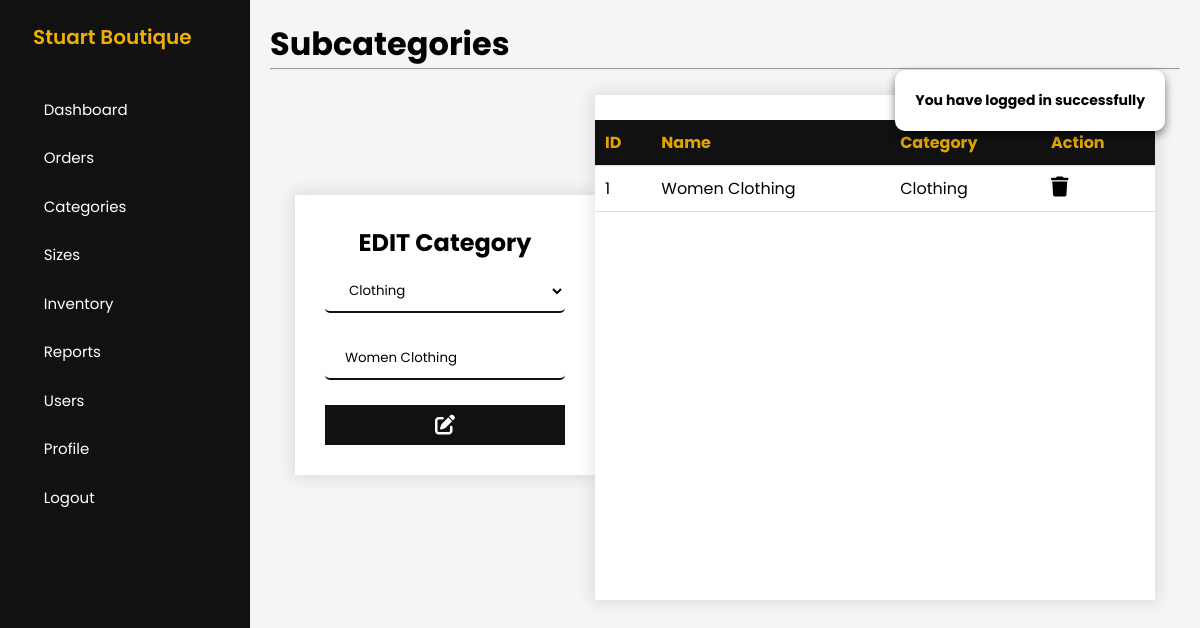
Screenshot of /admin/edit-subcategories.php?updateID=1 (signed in) with the database file from the repository.
### tables this page shows
CREATE TABLE `subcategories` (
  `subcategoryID` int(11) NOT NULL,
  `subcategoryName` varchar(255) NOT NULL,
  `categoryID` int(11) NOT NULL
);

CREATE TABLE `categories` (
  `categoryID` int(11) NOT NULL,
  `categoryName` varchar(255) NOT NULL
);

### config/DatabaseConnection.php (called while the page is built, shortened)
<?php
    class DatabaseConnection
    {
        public function __construct()
        {
            $this->conn = new mysqli(HOSTNAME,USERNAME,PASSWORD,DATABASE);
        }
    }
?>

### admin/controllers/SubcategoriesController.php (called while the page is built, shortened)
<?php
    class SubcategoriesController
    {
        private $conn;
        public function __construct()
        {
            $db = new DatabaseConnection;
            $this->conn = $db->conn;
        }
        public function rows($row)
        {
            return $data = [
                'id' => $row['subcategoryID'],
                'name' => $row['subcategoryName'],
                'categoryID' => $row['categoryID'],
                'categoryName' => $row['categoryName']
            ];
        }
        public function exact($updateID)
        {
            $checkDataQuery = "
                SELECT subcategories.*, categories.categoryName
                FROM subcategories
                INNER JOIN categories
                ON subcategories.categoryID = categories.categoryID
                WHERE subcategoryID='$updateID'
                LIMIT 1
            ";
            $result = $this->conn->query($checkDataQuery);
            if($result->num_rows == 1){
                return $result;
            }else{
                return false;
            }
        }
        public function getExact($id)
        {
            $getDataQuery = "
                SELECT subcategories.*, categories.categoryName
                FROM subcategories
                INNER JOIN categories
                ON subcategories.categoryID = categories.categoryID
                WHERE subcategoryID='$id'
                LIMIT 1
            ";
            $result = $this->conn->query($getDataQuery);
            if($result->num_rows == 1){
                return $result;
            }else{
                return false;
            }
        }
    }
?>

### admin/controllers/CategoriesController.php (called while the page is built, shortened)
<?php
    class CategoriesController
    {
        private $conn;
        public function __construct()
        {
            $db = new DatabaseConnection;
            $this->conn = $db->conn;
        }
        public function rows($row)
        {
            return $data = [
                'id' => $row['categoryID'],
                'name' => $row['categoryName']
            ];
        }
        public function get()
        {
            $getDataQuery = "
                SELECT *
                FROM categories
            ";
            $result = $this->conn->query($getDataQuery);
            if($result->num_rows > 0){
                return $result;
            }else{
                return false;
            }
        }
    }
?>

### admin/edit-subcategories.php (the view, shortened to what this page needs)
<?php
    include_once 'controllers/SubcategoriesController.php';
    include_once 'controllers/CategoriesController.php';
    $subcategories = new SubcategoriesController;
    $categories = new CategoriesController;
    include 'includes/header.php';
    include 'includes/sidebar.php';
?>
<main>
    <h1>Subcategories</h1>
    <hr>
    <div class="whole-container">
        <div class="child-cont" id="form">
            <div class="form-container">
                <h1>EDIT Category</h1>
                <?php
                    if(!isset($_GET['updateID'])){
                        showMessage('Something Went Wrong');
                    }else{
                        $updateID = $_GET['updateID'];
                        $resultExact = $subcategories->exact($updateID);
                        if($resultExact){
                            foreach($resultExact as $subcategoriesRows) :
                                $data = $subcategories->rows($subcategoriesRows);
                ?>
                        <form action="codes/subcategories-code.php" method="post">
                            <select name="inputCategory" required>
                                <?php
                                    $resultGet = $categories->get();
                                    if(!$resultGet){
                                        showMessage('No Categories Record Found');
                                    }else{
                                        foreach($resultGet as $categoriesRows) :
                                            $categoryData = $categories->rows($categoriesRows);
                                ?>
                                        <option value="<?= $categoryData['id'] ?>"><?= $categoryData['name'] ?></option>
                                <?php
                                        endforeach;
                                    }
                                ?>
                            </select>
                            <br><br>
                            <input type="text" name="inputName" value="<?= $data['name'] ?>" placeholder="Name" required autofocus>
                            <button type="submit" name="update-button">
                                <i class="fa-solid fa-pen-to-square"></i>
                            </button>
                        </form>
                <?php
                            endforeach;
                        }else{
                            showMessage('No Record Found');
                        }
                ?>
            </div>
        </div>
        <div class="table-container">
            <div class="scroll-table">
                <table class="child-table">
                    <thead>
                        <tr>
                            <th>ID</th>
                            <th>Name</th>
                            <th>Category</th>
                            <th>Action</th>
                        </tr>
                    </thead>
                    <tbody>
                        <?php
                            $resultGetExact = $subcategories->getExact($updateID);
                            if(!$resultGetExact){
                                showMessage('No Record Found');
                            }else{
                                foreach($resultGetExact as $subcategoriesRows) :
                                $data = $subcategories->rows($subcategoriesRows);
                        ?>
                        <tr>
                            <td>
                                <?= $data['id'] ?>
                            </td>
                            <td>
                                <?= $data['name'] ?>
                            </td>
                            <td>
                                <?= $data['categoryName'] ?>
                            </td>
                            <td>
                            <div class="a-cont">
                                    <form action="codes/subcategories-code.php" method="post" class="form">
                                        <button type="submit" name="delete-button" value="<?= $data['id'] ?>" class="delete-button">
                                            <i class="fa-solid fa-trash"></i>
                                        </button>
                                    </form>
                                </div>
                            </td>
                        </tr>
                        <?php
                                endforeach;
                            }
                        }
                        ?>
                    </tbody>
                </table>
            </div>
        </div>
    </div>
</main>
<?php include 'includes/footer.php'; ?>

### admin/css/table7.css (style rules this page uses)
.whole-container { display: flex; flex-direction: row; padding: 25px 25px; align-items: center; overflow-x: none; overflow-x: hidden; }
.child-cont { flex: 0.9; }
.form-container { margin-bottom: 25px; padding: 30px; width: 300px; display: flex; justify-content: center; align-items: center; flex-direction: column; background-color: #fff; box-shadow: 0 0 15px 3px rgba(0, 0, 0, 0.1); }
.child-cont h1 { font-size: 24px; font-weight: bold; margin-bottom: 10px; text-align: center; color: #000; }
.child-cont input[type="text"], input[type="file"] { padding: 10px 20px; border-radius: 5px; border: none; width: 100%; background-color: #fff; border-bottom: 2px solid #111; outline: none; }
.child-cont input::placeholder { color: #000; }
.child-cont select { padding: 10px 20px; border-radius: 5px; border: none; width: 100%; background-color: #fff; border-bottom: 2px solid #111; outline: none; }
.child-cont button { padding: 10px 20px; margin-top: 25px; font-size: 20px; background-color: #111; color: #fff; border: none; cursor: pointer; width: 100%; display: flex; justify-content: center; align-items: center; }
.table-container { flex: 2; background-color: #fff; box-shadow: 0 0 15px 3px rgba(0, 0, 0, 0.1); }
.scroll-table { height: 480px; overflow-y: auto; }
.child-table { border-collapse: collapse; width: 100%; background-color: #fff; }
.child-table th { position: sticky; top: 0; }
.child-table th, .child-table td { border-bottom: 1px solid #ddd; padding: 10px; text-align: left; }
.child-table th { background-color: #111; color: #E2A500; box-shadow: 0 0 15px 3px rgba(0, 0, 0, 0.1); }
.child-table .a-cont { display: flex; gap: 10px; }
.child-table .delete-button { background-color: transparent; border: none; cursor: pointer; width: 0%; }
.child-table .delete-button i { font-size: 20px; }

### rows the page displays
subcategories: inputName "Women Clothing", id "1", subcategoryName "Women Clothing", categoryID.categoryName "Clothing"

### other values shown
form field inputCategory "Clothing"
